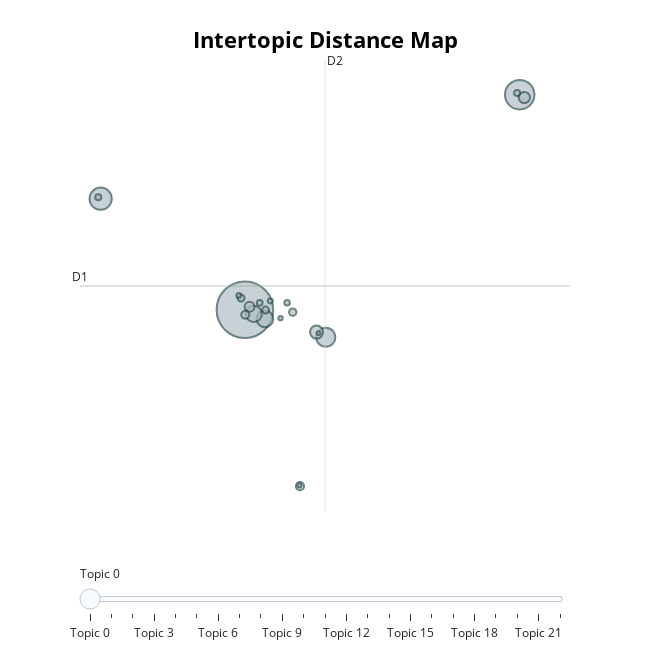

The cell this chart's notebook holds for it:
### Code cell
topic_model.visualize_topics()

### Figure 1 — Plotly figure (JSON) as saved in the notebook; plotly's stock layout.template omitted (floating-point values rounded to 4 significant figures)
{"data": [{"customdata": [[0, "ppr | pvc | sheet | hdg | cable", 1582], [1, "watani watani | watani watani watani | watani | md | md md", 428], [2, "unknown unknown unknown | unknown unknown | unknown |  | ", 244], [3, "cp | ot cp | change | change switch | ot cp change", 182], [4, "xt | ekip | xt tmd | dip | ekip dip", 136], [5, "deformed straight | deformed straight bar | straight | straight bar | deformed", 130], [6, "nya | aw nya nya | upright | pendin upright | pendin", 83], [7, " |  |  |  | ", 63], [8, "configuration | size | color | size color | style", 48], [9, "model | weic | lined split clamp | rubber lined | lined split", 33], [10, "breaker | circuit breaker | circuit | circuit breaker circuit | breaker circuit breaker", 32], [11, "steel bar | reinforcing steel bar | reinforcing | reinforcing steel | steel", 26], [12, "pipe pipe | pipe pipe pipe | pipe |  | ", 24], [13, "cut bend | cut | cut bend rebar | bend rebar | bend rebar cut", 24], [14, "coil |  |  |  | ", 18], [15, "unknown | unknown unknown | unknown unknown unknown |  | ", 18], [16, "tech | golde | tech golde | golde tech | tech golde tech", 17], [17, "ppr reducer | reducer | ppr reducer aquaterra | reducer aquaterra | reducer aquaterra ppr", 15], [18, "aluminium | profile bars | aluminium profile | aluminium profile bars | bars pcs", 12], [19, " |  |  |  | ", 11], [20, "checkered | checkered plate | plate | plate checkered plate | plate checkered", 9], [21, "hanger model | hanger | weic | model | wpcs weic adjustable", 8], [22, " |  |  |  | ", 7]], "hovertemplate": "<b>Topic %{customdata[0]}</b><br>%{customdata[1]}<br>Size: %{customdata[2]}", "legendgroup": "", "marker": {"color": "#B0BEC5", "line": {"color": "DarkSlateGrey", "width": 2}, "size": [1582, 428, 244, 182, 136, 130, 83, 63, 48, 33, 32, 26, 24, 24, 18, 18, 17, 15, 12, 11, 9, 8, 7], "sizemode": "area", "sizeref": 0.9888, "symbol": "circle"}, "mode": "markers", "name": "", "orientation": "v", "showlegend": false, "type": "scatter", "x": [1.216, 14.52, -5.766, 5.133, 2.186, 1.645, 4.684, 14.74, 1.443, 3.882, 1.236, 3.531, 1.03, 2.217, 14.39, -5.882, 1.933, 3.257, 2.446, 0.9186, 2.942, 3.857, 4.78], "xaxis": "x", "y": [0.311, 17.32, 9.094, -1.858, -0.4049, -0.01065, -1.449, 17.1, 0.5529, -13.63, -0.07626, 0.1283, 1.246, 0.2916, 17.45, 9.211, 0.8638, 0.8709, 1.009, 1.452, -0.3535, -13.58, -1.536], "yaxis": "y"}], "layout": {"annotations": [{"showarrow": false, "text": "D1", "x": -6.765, "y": 2.195, "yshift": 10}, {"showarrow": false, "text": "D2", "x": 5.094, "xshift": 10, "y": 20.06}], "height": 650, "hoverlabel": {"bgcolor": "white", "font": {"family": "Rockwell", "size": 16}}, "legend": {"itemsizing": "constant", "tracegroupgap": 0}, "margin": {"t": 60}, "shapes": [{"line": {"color": "#CFD8DC", "width": 2}, "type": "line", "x0": 5.094, "x1": 5.094, "y0": -15.67, "y1": 20.06}, {"line": {"color": "#9E9E9E", "width": 2}, "type": "line", "x0": -6.765, "x1": 16.95, "y0": 2.195, "y1": 2.195}], "sliders": [{"active": 0, "pad": {"t": 50}, "steps": [{"args": [{"marker.color": [["red", "#B0BEC5", "#B0BEC5", "#B0BEC5", "#B0BEC5", "#B0BEC5", "#B0BEC5", "#B0BEC5", "#B0BEC5", "#B0BEC5", "#B0BEC5", "#B0BEC5", "#B0BEC5", "#B0BEC5", "#B0BEC5", "#B0BEC5", "#B0BEC5", "#B0BEC5", "#B0BEC5", "#B0BEC5", "#B0BEC5", "#B0BEC5", "#B0BEC5"]]}], "label": "Topic 0", "method": "update"}, {"args": [{"marker.color": [["#B0BEC5", "red", "#B0BEC5", "#B0BEC5", "#B0BEC5", "#B0BEC5", "#B0BEC5", "#B0BEC5", "#B0BEC5", "#B0BEC5", "#B0BEC5", "#B0BEC5", "#B0BEC5", "#B0BEC5", "#B0BEC5", "#B0BEC5", "#B0BEC5", "#B0BEC5", "#B0BEC5", "#B0BEC5", "#B0BEC5", "#B0BEC5", "#B0BEC5"]]}], "label": "Topic 1", "method": "update"}, {"args": [{"marker.color": [["#B0BEC5", "#B0BEC5", "red", "#B0BEC5", "#B0BEC5", "#B0BEC5", "#B0BEC5", "#B0BEC5", "#B0BEC5", "#B0BEC5", "#B0BEC5", "#B0BEC5", "#B0BEC5", "#B0BEC5", "#B0BEC5", "#B0BEC5", "#B0BEC5", "#B0BEC5", "#B0BEC5", "#B0BEC5", "#B0BEC5", "#B0BEC5", "#B0BEC5"]]}], "label": "Topic 2", "method": "update"}, {"args": [{"marker.color": [["#B0BEC5", "#B0BEC5", "#B0BEC5", "red", "#B0BEC5", "#B0BEC5", "#B0BEC5", "#B0BEC5", "#B0BEC5", "#B0BEC5", "#B0BEC5", "#B0BEC5", "#B0BEC5", "#B0BEC5", "#B0BEC5", "#B0BEC5", "#B0BEC5", "#B0BEC5", "#B0BEC5", "#B0BEC5", "#B0BEC5", "#B0BEC5", "#B0BEC5"]]}], "label": "Topic 3", "method": "update"}, {"args": [{"marker.color": [["#B0BEC5", "#B0BEC5", "#B0BEC5", "#B0BEC5", "red", "#B0BEC5", "#B0BEC5", "#B0BEC5", "#B0BEC5", "#B0BEC5", "#B0BEC5", "#B0BEC5", "#B0BEC5", "#B0BEC5", "#B0BEC5", "#B0BEC5", "#B0BEC5", "#B0BEC5", "#B0BEC5", "#B0BEC5", "#B0BEC5", "#B0BEC5", "#B0BEC5"]]}], "label": "Topic 4", "method": "update"}, {"args": [{"marker.color": [["#B0BEC5", "#B0BEC5", "#B0BEC5", "#B0BEC5", "#B0BEC5", "red", "#B0BEC5", "#B0BEC5", "#B0BEC5", "#B0BEC5", "#B0BEC5", "#B0BEC5", "#B0BEC5", "#B0BEC5", "#B0BEC5", "#B0BEC5", "#B0BEC5", "#B0BEC5", "#B0BEC5", "#B0BEC5", "#B0BEC5", "#B0BEC5", "#B0BEC5"]]}], "label": "Topic 5", "method": "update"}, {"args": [{"marker.color": [["#B0BEC5", "#B0BEC5", "#B0BEC5", "#B0BEC5", "#B0BEC5", "#B0BEC5", "red", "#B0BEC5", "#B0BEC5", "#B0BEC5", "#B0BEC5", "#B0BEC5", "#B0BEC5", "#B0BEC5", "#B0BEC5", "#B0BEC5", "#B0BEC5", "#B0BEC5", "#B0BEC5", "#B0BEC5", "#B0BEC5", "#B0BEC5", "#B0BEC5"]]}], "label": "Topic 6", "method": "update"}, {"args": [{"marker.color": [["#B0BEC5", "#B0BEC5", "#B0BEC5", "#B0BEC5", "#B0BEC5", "#B0BEC5", "#B0BEC5", "red", "#B0BEC5", "#B0BEC5", "#B0BEC5", "#B0BEC5", "#B0BEC5", "#B0BEC5", "#B0BEC5", "#B0BEC5", "#B0BEC5", "#B0BEC5", "#B0BEC5", "#B0BEC5", "#B0BEC5", "#B0BEC5", "#B0BEC5"]]}], "label": "Topic 7", "method": "update"}, {"args": [{"marker.color": [["#B0BEC5", "#B0BEC5", "#B0BEC5", "#B0BEC5", "#B0BEC5", "#B0BEC5", "#B0BEC5", "#B0BEC5", "red", "#B0BEC5", "#B0BEC5", "#B0BEC5", "#B0BEC5", "#B0BEC5", "#B0BEC5", "#B0BEC5", "#B0BEC5", "#B0BEC5", "#B0BEC5", "#B0BEC5", "#B0BEC5", "#B0BEC5", "#B0BEC5"]]}], "label": "Topic 8", "method": "update"}, {"args": [{"marker.color": [["#B0BEC5", "#B0BEC5", "#B0BEC5", "#B0BEC5", "#B0BEC5", "#B0BEC5", "#B0BEC5", "#B0BEC5", "#B0BEC5", "red", "#B0BEC5", "#B0BEC5", "#B0BEC5", "#B0BEC5", "#B0BEC5", "#B0BEC5", "#B0BEC5", "#B0BEC5", "#B0BEC5", "#B0BEC5", "#B0BEC5", "#B0BEC5", "#B0BEC5"]]}], "label": "Topic 9", "method": "update"}, {"args": [{"marker.color": [["#B0BEC5", "#B0BEC5", "#B0BEC5", "#B0BEC5", "#B0BEC5", "#B0BEC5", "#B0BEC5", "#B0BEC5", "#B0BEC5", "#B0BEC5", "red", "#B0BEC5", "#B0BEC5", "#B0BEC5", "#B0BEC5", "#B0BEC5", "#B0BEC5", "#B0BEC5", "#B0BEC5", "#B0BEC5", "#B0BEC5", "#B0BEC5", "#B0BEC5"]]}], "label": "Topic 10", "method": "update"}, {"args": [{"marker.color": [["#B0BEC5", "#B0BEC5", "#B0BEC5", "#B0BEC5", "#B0BEC5", "#B0BEC5", "#B0BEC5", "#B0BEC5", "#B0BEC5", "#B0BEC5", "#B0BEC5", "red", "#B0BEC5", "#B0BEC5", "#B0BEC5", "#B0BEC5", "#B0BEC5", "#B0BEC5", "#B0BEC5", "#B0BEC5", "#B0BEC5", "#B0BEC5", "#B0BEC5"]]}], "label": "Topic 11", "method": "update"}, {"args": [{"marker.color": [["#B0BEC5", "#B0BEC5", "#B0BEC5", "#B0BEC5", "#B0BEC5", "#B0BEC5", "#B0BEC5", "#B0BEC5", "#B0BEC5", "#B0BEC5", "#B0BEC5", "#B0BEC5", "red", "#B0BEC5", "#B0BEC5", "#B0BEC5", "#B0BEC5", "#B0BEC5", "#B0BEC5", "#B0BEC5", "#B0BEC5", "#B0BEC5", "#B0BEC5"]]}], "label": "Topic 12", "method": "update"}, {"args": [{"marker.color": [["#B0BEC5", "#B0BEC5", "#B0BEC5", "#B0BEC5", "#B0BEC5", "#B0BEC5", "#B0BEC5", "#B0BEC5", "#B0BEC5", "#B0BEC5", "#B0BEC5", "#B0BEC5", "#B0BEC5", "red", "#B0BEC5", "#B0BEC5", "#B0BEC5", "#B0BEC5", "#B0BEC5", "#B0BEC5", "#B0BEC5", "#B0BEC5", "#B0BEC5"]]}], "label": "Topic 13", "method": "update"}, {"args": [{"marker.color": [["#B0BEC5", "#B0BEC5", "#B0BEC5", "#B0BEC5", "#B0BEC5", "#B0BEC5", "#B0BEC5", "#B0BEC5", "#B0BEC5", "#B0BEC5", "#B0BEC5", "#B0BEC5", "#B0BEC5", "#B0BEC5", "red", "#B0BEC5", "#B0BEC5", "#B0BEC5", "#B0BEC5", "#B0BEC5", "#B0BEC5", "#B0BEC5", "#B0BEC5"]]}], "label": "Topic 14", "method": "update"}, {"args": [{"marker.color": [["#B0BEC5", "#B0BEC5", "#B0BEC5", "#B0BEC5", "#B0BEC5", "#B0BEC5", "#B0BEC5", "#B0BEC5", "#B0BEC5", "#B0BEC5", "#B0BEC5", "#B0BEC5", "#B0BEC5", "#B0BEC5", "#B0BEC5", "red", "#B0BEC5", "#B0BEC5", "#B0BEC5", "#B0BEC5", "#B0BEC5", "#B0BEC5", "#B0BEC5"]]}], "label": "Topic 15", "method": "update"}, {"args": [{"marker.color": [["#B0BEC5", "#B0BEC5", "#B0BEC5", "#B0BEC5", "#B0BEC5", "#B0BEC5", "#B0BEC5", "#B0BEC5", "#B0BEC5", "#B0BEC5", "#B0BEC5", "#B0BEC5", "#B0BEC5", "#B0BEC5", "#B0BEC5", "#B0BEC5", "red", "#B0BEC5", "#B0BEC5", "#B0BEC5", "#B0BEC5", "#B0BEC5", "#B0BEC5"]]}], "label": "Topic 16", "method": "update"}, {"args": [{"marker.color": [["#B0BEC5", "#B0BEC5", "#B0BEC5", "#B0BEC5", "#B0BEC5", "#B0BEC5", "#B0BEC5", "#B0BEC5", "#B0BEC5", "#B0BEC5", "#B0BEC5", "#B0BEC5", "#B0BEC5", "#B0BEC5", "#B0BEC5", "#B0BEC5", "#B0BEC5", "red", "#B0BEC5", "#B0BEC5", "#B0BEC5", "#B0BEC5", "#B0BEC5"]]}], "label": "Topic 17", "method": "update"}, {"args": [{"marker.color": [["#B0BEC5", "#B0BEC5", "#B0BEC5", "#B0BEC5", "#B0BEC5", "#B0BEC5", "#B0BEC5", "#B0BEC5", "#B0BEC5", "#B0BEC5", "#B0BEC5", "#B0BEC5", "#B0BEC5", "#B0BEC5", "#B0BEC5", "#B0BEC5", "#B0BEC5", "#B0BEC5", "red", "#B0BEC5", "#B0BEC5", "#B0BEC5", "#B0BEC5"]]}], "label": "Topic 18", "method": "update"}, {"args": [{"marker.color": [["#B0BEC5", "#B0BEC5", "#B0BEC5", "#B0BEC5", "#B0BEC5", "#B0BEC5", "#B0BEC5", "#B0BEC5", "#B0BEC5", "#B0BEC5", "#B0BEC5", "#B0BEC5", "#B0BEC5", "#B0BEC5", "#B0BEC5", "#B0BEC5", "#B0BEC5", "#B0BEC5", "#B0BEC5", "red", "#B0BEC5", "#B0BEC5", "#B0BEC5"]]}], "label": "Topic 19", "method": "update"}, {"args": [{"marker.color": [["#B0BEC5", "#B0BEC5", "#B0BEC5", "#B0BEC5", "#B0BEC5", "#B0BEC5", "#B0BEC5", "#B0BEC5", "#B0BEC5", "#B0BEC5", "#B0BEC5", "#B0BEC5", "#B0BEC5", "#B0BEC5", "#B0BEC5", "#B0BEC5", "#B0BEC5", "#B0BEC5", "#B0BEC5", "#B0BEC5", "red", "#B0BEC5", "#B0BEC5"]]}], "label": "Topic 20", "method": "update"}, {"args": [{"marker.color": [["#B0BEC5", "#B0BEC5", "#B0BEC5", "#B0BEC5", "#B0BEC5", "#B0BEC5", "#B0BEC5", "#B0BEC5", "#B0BEC5", "#B0BEC5", "#B0BEC5", "#B0BEC5", "#B0BEC5", "#B0BEC5", "#B0BEC5", "#B0BEC5", "#B0BEC5", "#B0BEC5", "#B0BEC5", "#B0BEC5", "#B0BEC5", "red", "#B0BEC5"]]}], "label": "Topic 21", "method": "update"}, {"args": [{"marker.color": [["#B0BEC5", "#B0BEC5", "#B0BEC5", "#B0BEC5", "#B0BEC5", "#B0BEC5", "#B0BEC5", "#B0BEC5", "#B0BEC5", "#B0BEC5", "#B0BEC5", "#B0BEC5", "#B0BEC5", "#B0BEC5", "#B0BEC5", "#B0BEC5", "#B0BEC5", "#B0BEC5", "#B0BEC5", "#B0BEC5", "#B0BEC5", "#B0BEC5", "red"]]}], "label": "Topic 22", "method": "update"}]}], "title": {"font": {"color": "Black", "size": 22}, "text": "<b>Intertopic Distance Map</b>", "x": 0.5, "xanchor": "center", "y": 0.95, "yanchor": "top"}, "width": 650, "xaxis": {"anchor": "y", "domain": [0, 1], "range": [-6.765, 16.95], "title": {"text": ""}, "visible": false}, "yaxis": {"anchor": "x", "domain": [0, 1], "range": [-15.67, 20.06], "title": {"text": ""}, "visible": false}}}
